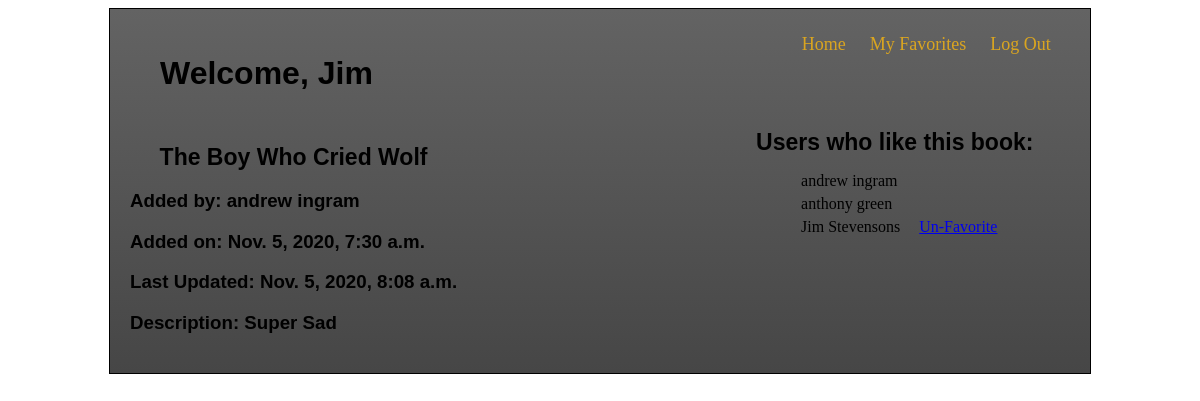
The app's page /books/1 (signed in) with its own data.
### book_app/models.py (models this page shows)
class User(models.Model):
    first_name = models.CharField(max_length=255)
    last_name = models.CharField(max_length=255)
    email = models.CharField(max_length=255)
    password = models.CharField(max_length=255)
    created_at = models.DateTimeField(auto_now_add=True)
    updated_at = models.DateTimeField(auto_now=True)
    objects = User_Manager()

class Book(models.Model):
    title = models.CharField(max_length=255)
    desc = models.TextField()
    uploaded_by = models.ForeignKey(User, related_name = 'uploaded_books', on_delete = models.CASCADE)
    users_who_like = models.ManyToManyField(User, related_name = 'liked_books')
    created_at = models.DateTimeField(auto_now_add=True)
    updated_at = models.DateTimeField(auto_now=True)
    objects = Book_Manager()

### book_app/views.py (the view, shortened to what this page needs)
# urls.py: path('books/<int:book_id>', views.one_book),
def one_book(request, book_id):
    if request.method == 'GET':
        if 'user_id' in request.session:
            context = {
                'user' : User.objects.get(id = request.session['user_id']),
                'this_book' : Book.objects.get(id = book_id),
        }
            return render(request, 'one_book.html', context)
        else:
            return redirect('/')

### book_app/templates/one_book.html (shortened to what this page needs)
<!DOCTYPE html>
<html lang="en">
<head>
    {% load static %}
    <link rel="stylesheet" href="{% static 'css/style.css' %}">
</head>
<body>
    <div class="container">
        <div class="header">
            <h1>Welcome, {{user.first_name}}</h1>
            <a href="/books" id ="home">Home</a>
            <a href="/books/my_favorites">My Favorites</a>
            <a href="/log_out">Log Out</a>
        </div>
        <div class="book_info">
            {% if user != this_book.uploaded_by %}
                <h1>{{this_book.title}}</h1>
                <h3>Added by: {{this_book.uploaded_by.first_name}} {{this_book.uploaded_by.last_name}}</h3>
                <h3>Added on: {{this_book.created_at}}</h3>
                <h3>Last Updated: {{this_book.updated_at}}</h3>
                <h3>Description: {{this_book.desc}}</h3>
            {% endif %}
        </div>
        <div class="users_who_like">
            <h1>Users who like this book:</h1>
            <ul>
                {% for users in this_book.users_who_like.all %}
                    <li>{{users.first_name}} {{users.last_name}} {% if user == users %} <a href="/books/{{this_book.id}}/favorite">Un-Favorite</a>{% endif %}</li>
                {% endfor %}
            </ul>
        </div>
    </div>
</body>
</html>

### book_app/static/css/style.css (style rules this page uses)
.container { width: 950px; margin: 0 auto; padding: 15px; border: 1px solid black; background: rgb(99,99,99); background: linear-gradient(180deg, rgba(99,99,99,1) 0%, rgba(70,70,70,1) 100%); }
h1 { text-align: center; font-family: 'Gill Sans', 'Gill Sans MT', Calibri, 'Trebuchet MS', sans-serif; }
.header { padding: 10px; }
.header h1 { display: inline-block; margin-left: 25px; }
#home { margin-left: 425px; }
.header a { margin-left: 20px; font-size: 18px; text-decoration: none; color: black; vertical-align: top; color: goldenrod; }
.add_book h1 , .book_list h1, .users_who_like h1, .book_info h1 { font-size: 23px; font-family: 'Gill Sans', 'Gill Sans MT', Calibri, 'Trebuchet MS', sans-serif; }
.book_info { padding: 5px; display: inline-block; }
.book_info h3 { font-family: 'Gill Sans', 'Gill Sans MT', Calibri, 'Trebuchet MS', sans-serif; }
.users_who_like { padding: 5px; display: inline-block; vertical-align: top; margin-left: 30%; }
.users_who_like h1 { margin-top: 0; }
.users_who_like a { margin-left: 15px; }
.users_who_like li, .my_favs li { list-style-type: none; margin: 5px; }

### records on screen
User: first_name "Jim", last_name "Stevensons"
Book: title "The Boy Who Cried Wolf", uploaded_by.first_name "andrew", uploaded_by.last_name "ingram", created_at "Nov. 5, 2020, 7:30 a.m.", updated_at "Nov. 5, 2020, 8:08 a.m.", desc "Super Sad"
User: first_name "andrew", last_name "ingram"
User: first_name "anthony", last_name "green"
